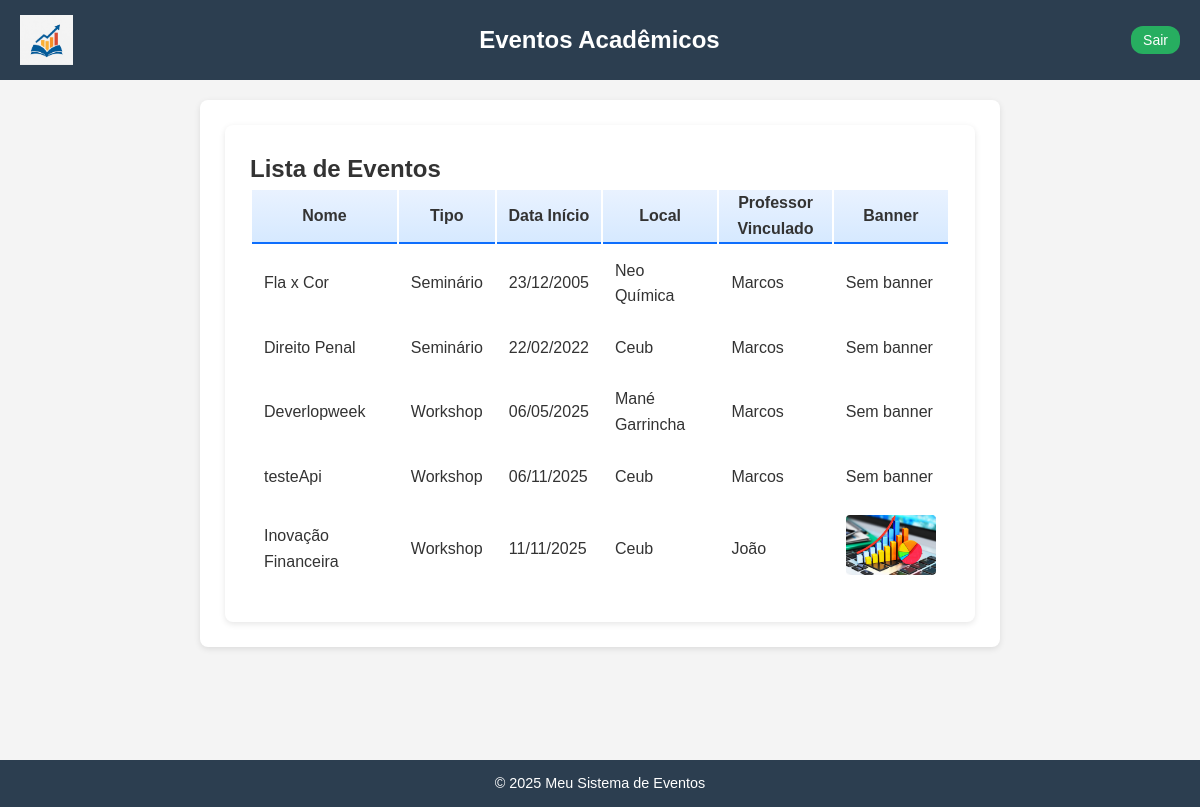
The page /evento/listas2/ on the database its author committed.
### eventos/models.py (models this page shows, shortened)
class Evento(models.Model):
    TIPOS = [
        ('seminario', 'Seminário'),
        ('palestra', 'Palestra'),
        ('workshop', 'Workshop'),
        ('curso', 'Curso'),
    ]
    nome = models.CharField(max_length=200)
    tipo = models.CharField(max_length=20, choices=TIPOS)
    descricao = models.TextField()
    data_inicio = models.DateField()
    data_fim = models.DateField()
    horario_inicio = models.TimeField()
    horario_fim = models.TimeField()
    local = models.CharField(max_length=255)
    quantidade_participantes = models.PositiveIntegerField(null=True, blank=True)
    organizador = models.ForeignKey(
        User,
        on_delete=models.CASCADE,
        related_name="eventos_organizados"
    )
    professor = models.ForeignKey(User, on_delete=models.SET_NULL, null=True, blank=True)
    banner = models.ImageField(upload_to='banners/', blank=True, null=True)

### eventos/views.py (the view)
# urls.py: path('evento/listas2/', EventoListView2.as_view(), name='evento_list2'),
class EventoListView2(ListView):
    model = Evento
    template_name = 'evento_list2.html'  # Caminho para o template
    context_object_name = 'eventos'     # Nome da variável usada no template
    ordering = ['data_inicio']          # Ordena os eventos por data de início

### eventos/context_processors.py (called while the page is built)
def perfil_context(request):
    if request.user.is_authenticated:
        return {'perfil': getattr(request.user, 'perfil', None)}
    return {}

### eventos/templates/evento_list2.html (shortened to what this page needs)
{% extends 'baseSemLoginSair.html' %}
{% block content %}
<div class="container mt-5">
    <h2 class="fw-bold text-primary mb-4">Lista de Eventos</h2>
    <div class="table-responsive">
        <table class="table table-bordered table-striped align-middle shadow-sm">
            <thead class="table-primary text-center">
                <tr>
                    <th>Nome</th>
                    <th>Tipo</th>
                    <th>Data Início</th>
                    <th>Local</th>
                    <th>Professor Vinculado</th>
                    <th>Banner</th>
                </tr>
            </thead>
            <tbody>
                {% for evento in eventos %}
                <tr>
                    <td class="fw-semibold text-dark">{{ evento.nome }}</td>
                    <td class="text-muted">{{ evento.get_tipo_display }}</td>
                    <td class="text-center">{{ evento.data_inicio|date:"d/m/Y" }}</td>
                    <td class="text-muted">{{ evento.local }}</td>
                    <td class="text-center">
                        {{ evento.professor.username|default:"Marcos" }}
                    </td>
                    <td class="text-center">
                        {% if evento.banner %}
                            <img src="{{ evento.banner.url }}"
                                 alt="Banner {{ evento.nome }}"
                                 style="max-width: 100px; max-height: 60px; object-fit: cover; border-radius: 4px;">
                        {% else %}
                            <span class="text-muted">Sem banner</span>
                        {% endif %}
                    </td>
                </tr>
                {% empty %}
                <tr>
                    <td colspan="6" class="text-center text-muted py-3">
                        Nenhum evento cadastrado.
                    </td>
                </tr>
                {% endfor %}
            </tbody>
        </table>
    </div>
</div>
{% endblock %}

### eventos/templates/baseSemLoginSair.html (style rules this page uses)
* { margin: 0; padding: 0; box-sizing: border-box; }
body { font-family: Arial, sans-serif; background-color: #f4f4f4; color: #333; line-height: 1.6; }
.container { max-width: 800px; margin: auto; background: #fff; padding: 25px; border-radius: 8px; box-shadow: 0 2px 6px rgba(0,0,0,0.1); }

### eventos/templates/evento_list2.html (style rules this page uses)
table th { background: linear-gradient(180deg, #e9f2ff, #d6e9ff); font-weight: 600; border-bottom: 2px solid #0d6efd !important; }
table td { vertical-align: middle; padding: 0.75rem; }

### rows shown on the page
Evento: nome "Fla x Cor", tipo "Seminário", data_inicio "23/12/2005", local "Neo Química", professor.username "Marcos", shows "Sem banner"
Evento: nome "Direito Penal", tipo "Seminário", data_inicio "22/02/2022", local "Ceub", professor.username "Marcos", shows "Sem banner"
Evento: nome "Deverlopweek", tipo "Workshop", data_inicio "06/05/2025", local "Mané Garrincha", professor.username "Marcos", shows "Sem banner"
Evento: nome "testeApi", tipo "Workshop", data_inicio "06/11/2025", local "Ceub", professor.username "Marcos", banner "Sem banner"
Evento: nome "Inovação Financeira", tipo "Workshop", data_inicio "11/11/2025", local "Ceub", professor.username "João", banner (picture)
